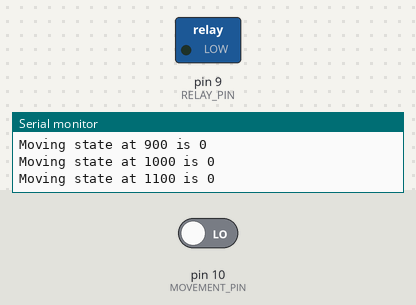
Simulated run of this sketch. Board: Arduino Uno, built with avr-gcc and run on an emulated ATmega328P. On the bench: switched loads named in the sketch (green lamp = pin HIGH), the last lines printed to the serial monitor. The test bench sets the inputs (shaded band); at power-on: pin 10 (MOVEMENT_PIN) LOW.

Above: at 1.2 s.
1.3 s: pin 10 (MOVEMENT_PIN) driven HIGH
At 2.7 s:
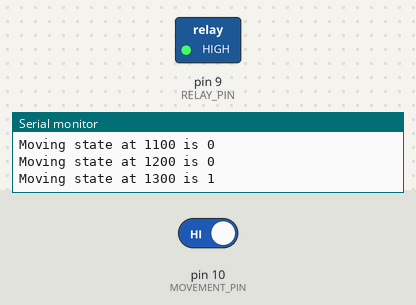
Timing chart, 0 to 4.3 s (numbered marks = the images above; inputs shaded):
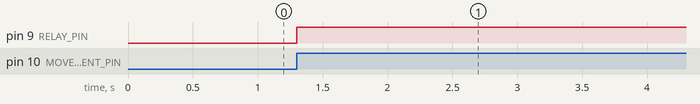

Measured:
- after the input at 1.3 s, pin 9 (RELAY_PIN): LOW → HIGH at once

The sketch:

RelaySketch.ino
```cpp
const byte RELAY_PIN{ 9 };
const byte MOVEMENT_PIN{ 10 };
const unsigned long THREE_MINUTES{ 1000 * 60 * 3 };

unsigned long lastTimeRead{ millis() };
unsigned long readDelay{ 100 };

void setup() {
  Serial.begin(9600);

  pinMode(RELAY_PIN, OUTPUT);
  pinMode(MOVEMENT_PIN, INPUT);

  digitalWrite(RELAY_PIN, LOW);
}

void loop() {
  unsigned long timeNow = millis();

  if (timeNow - lastTimeRead >= readDelay) {
    lastTimeRead = timeNow;

    byte isMoving = digitalRead(MOVEMENT_PIN);
    readDelay = isMoving ? THREE_MINUTES : 100;

    Serial.print("Moving state at ");
    Serial.print(timeNow);
    Serial.print(" is ");
    Serial.println(isMoving);

    if (isMoving) {
      digitalWrite(RELAY_PIN, HIGH);
    } else {
      digitalWrite(RELAY_PIN, LOW);
    }
  }
}
```
